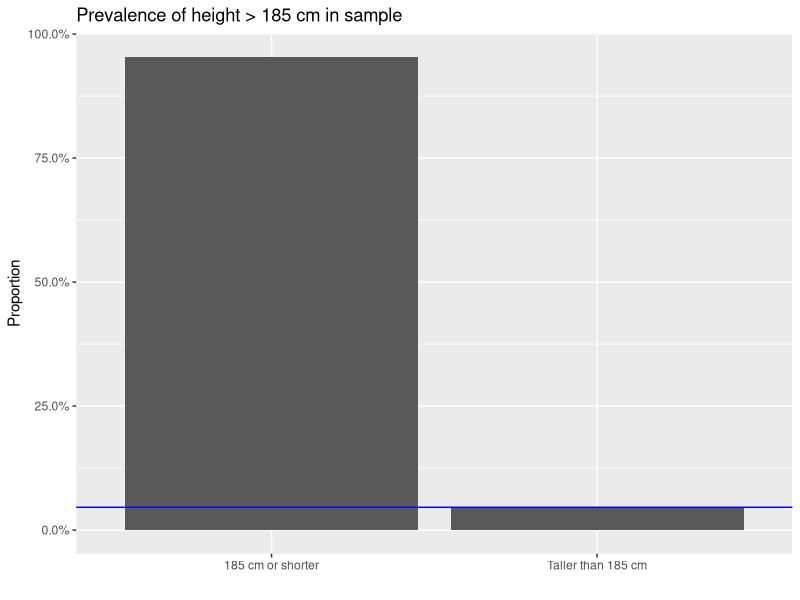
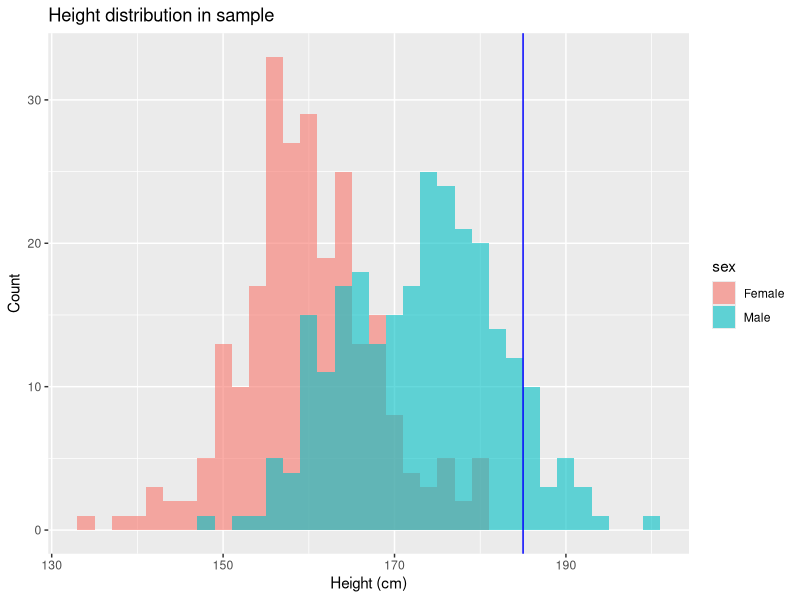

R code for these plots, in order:
## ---- chunk 1
library(dplyr)
library(ggplot2)
library(tibble)

## ---- chunk 2
set.seed(2025)
N_pop <- 200000

population_df <- tibble(
  sex = sample(c("Male","Female"), N_pop, replace = TRUE, prob = c(0.5,0.5))
) %>%
  mutate(
    height = if_else(
      sex == "Male",
      rnorm(N_pop, mean = 173, sd = 9),  #These are reasonable height averages
      rnorm(N_pop, mean = 160, sd = 8)
    )
  )
## ---- chunk 3
sample_size <- 500
sample_df <- sample_n(population_df, sample_size, replace = FALSE)
## ---- chunk 4
sample_summary <- sample_df %>%
  summarize(
    mean_height   = mean(height),
    median_height = median(height),
    sd_height     = sd(height),
    min_height    = min(height),
    max_height    = max(height)
  )

print(sample_summary)
## ---- chunk 5
pop_prev_over_185  <- mean(population_df$height > 185)
samp_prev_over_185 <- mean(sample_df$height > 185)

print(tibble(
  population_prevalence_over_185 = pop_prev_over_185,
  sample_prevalence_over_185 = samp_prev_over_185
))
## ---- chunk 6
bar_df <- tibble(
  category = c("Taller than 185 cm","185 cm or shorter"),
  proportion = c(samp_prev_over_185, 1 - samp_prev_over_185)
)

ggplot(bar_df, aes(x = category, y = proportion)) +
  geom_col() +
  scale_y_continuous(labels = scales::percent_format(accuracy = 0.1)) +
  labs(
    title = "Prevalence of height > 185 cm in sample",
    x = "",
    y = "Proportion"
  )+
  geom_hline(yintercept =samp_prev_over_185, color='blue')
## ---- chunk 7
ggplot(sample_df, aes(x = height, fill = sex)) +
  geom_histogram(binwidth = 2, alpha = 0.6, position = "identity") +
  labs(
    title = "Height distribution in sample",
    x = "Height (cm)",
    y = "Count"
  )+
  geom_vline(xintercept = 185, color='blue')
